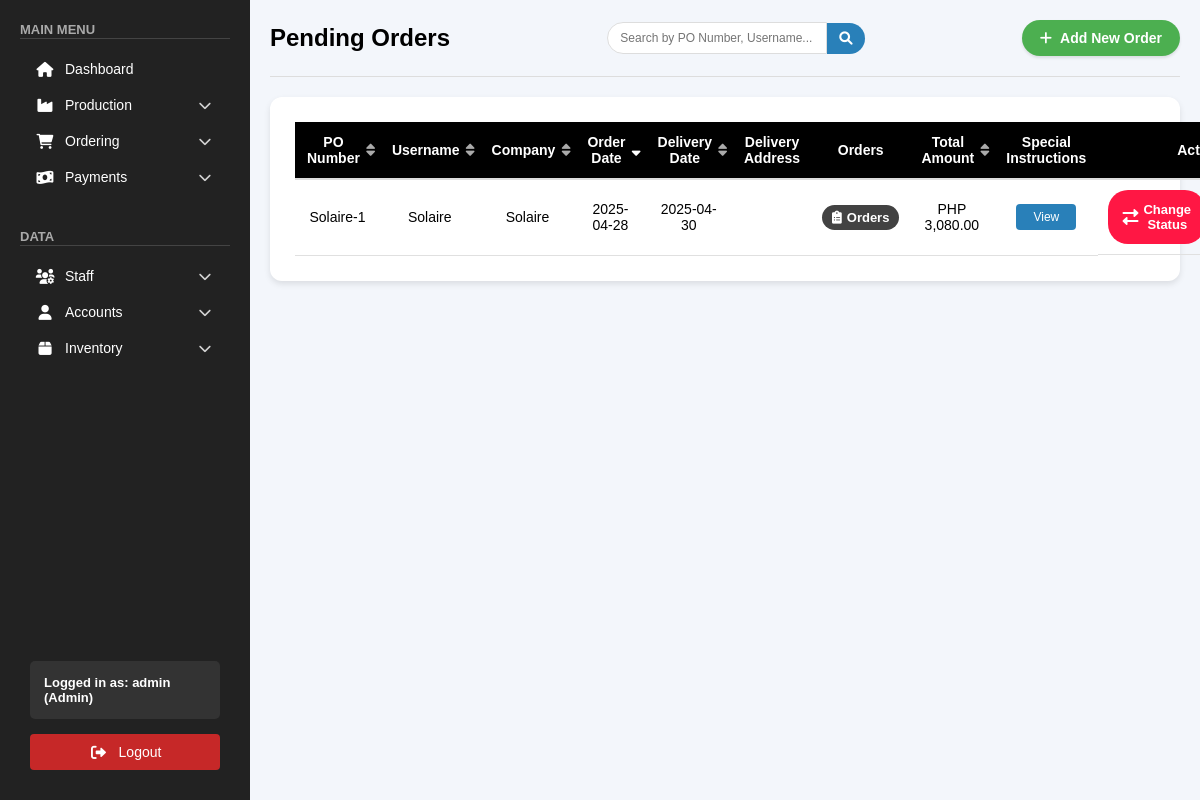
The app's page /public/pages/pending_orders.php (signed in), older data.
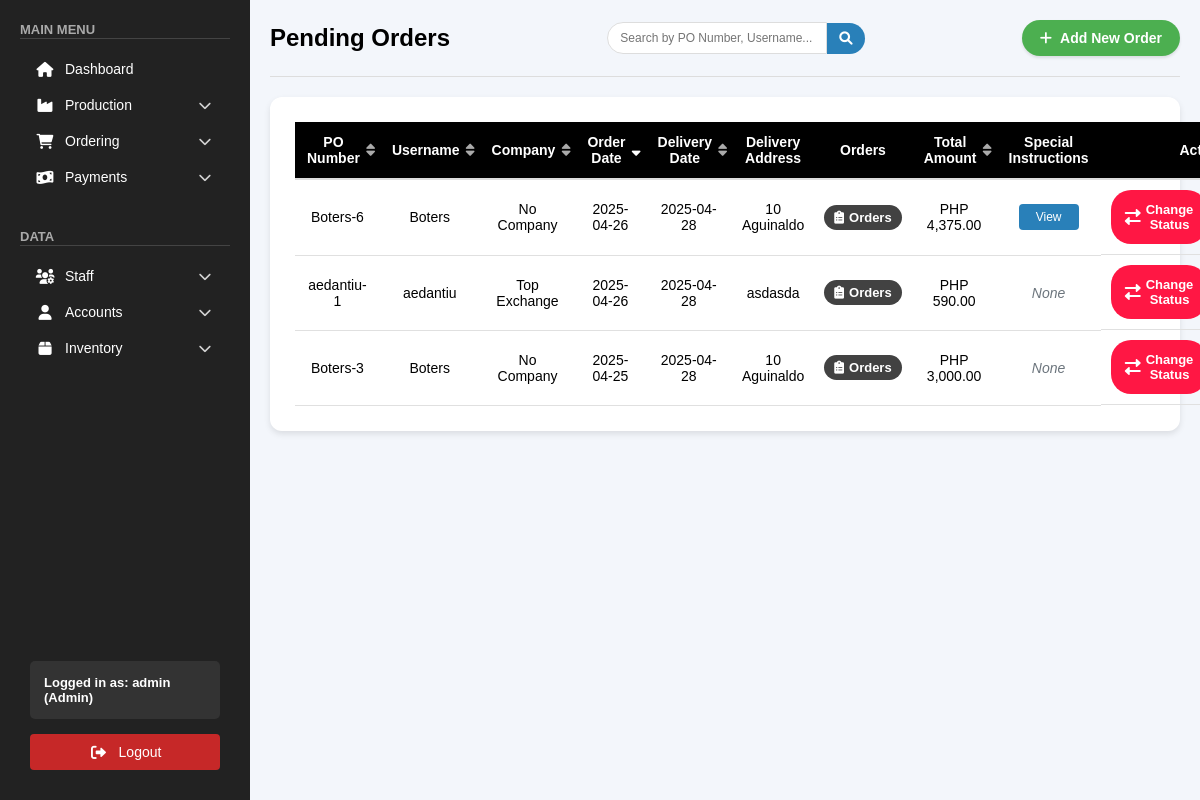
The same page, newer data.
### tables this page shows
CREATE TABLE `orders` (
  `id` int(11) NOT NULL,
  `po_number` varchar(255) NOT NULL,
  `username` varchar(255) NOT NULL,
  `company` varchar(255) DEFAULT NULL,
  `order_date` date NOT NULL,
  `delivery_date` date NOT NULL,
  `delivery_address` varchar(255) DEFAULT NULL,
  `orders` longtext DEFAULT NULL CHECK (json_valid(`orders`)),
  `total_amount` decimal(10,2) NOT NULL,
  `status` enum('Pending','Active','For Delivery','In Transit','Rejected','Completed') NOT NULL DEFAULT 'Pending',
  `driver_assigned` tinyint(1) NOT NULL DEFAULT 0 COMMENT 'Flag to track if a driver has been assigned to this order',
  `contact_number` varchar(20) DEFAULT NULL,
  `special_instructions` text DEFAULT NULL,
  `subtotal` decimal(10,2) DEFAULT 0.00,
  `progress` int(11) DEFAULT 0,
  `completed_items` longtext DEFAULT NULL,
  `item_progress_data` longtext DEFAULT NULL,
  `quantity_progress_data` longtext DEFAULT NULL,
  `item_progress_percentages` longtext DEFAULT NULL
);

### public/pages/pending_orders.php (the view, shortened to what the rows shown need)
<?php
include "../../backend/db_connection.php";
$sort_column = isset($_GET['sort']) ? $_GET['sort'] : 'order_date';
$sort_direction = isset($_GET['direction']) ? $_GET['direction'] : 'DESC';
$orders = [];
$sql = "SELECT o.po_number, o.username, o.order_date, o.delivery_date, o.delivery_address, o.orders, o.total_amount, o.status,
        o.special_instructions, COALESCE(o.company, c.company) as company
        FROM orders o
        LEFT JOIN clients_accounts c ON o.username = c.username
        WHERE o.status = 'Pending'";
if ($sort_column === 'company') {
    $sql .= " ORDER BY company {$sort_direction}, o.po_number DESC";
} else if ($sort_column === 'order_date' || $sort_column === 'delivery_date') {
    $sql .= " ORDER BY o.{$sort_column} {$sort_direction}, o.po_number DESC";
} else {
    $sql .= " ORDER BY o.{$sort_column} {$sort_direction}, o.order_date DESC, o.po_number DESC";
}
$stmt = $conn->prepare($sql);
$stmt->execute();
$result = $stmt->get_result();
if ($result && $result->num_rows > 0) {
    while ($row = $result->fetch_assoc()) {
        $orders[] = $row;
    }
}
function getSortUrl($column, $currentColumn, $currentDirection) {
    $newDirection = ($column === $currentColumn && $currentDirection === 'ASC') ? 'DESC' : 'ASC';
    return "?sort=" . urlencode($column) . "&direction=" . urlencode($newDirection);
}
function getSortIcon($column, $currentColumn, $currentDirection) {
    if ($column !== $currentColumn) {
        return '<i class="fas fa-sort"></i>';
    } else if ($currentDirection === 'ASC') {
        return '<i class="fas fa-sort-up"></i>';
    } else {
        return '<i class="fas fa-sort-down"></i>';
    }
}
?>
<!DOCTYPE html>
<html lang="en">
<head>
    <link rel="stylesheet" href="/css/orders.css">
    <link rel="stylesheet" href="/css/sidebar.css">
    <link rel="stylesheet" href="/css/toast.css">
    <link rel="stylesheet" href="https://cdnjs.cloudflare.com/ajax/libs/font-awesome/6.0.0/css/all.min.css">
    <link rel="stylesheet" href="https://code.jquery.com/ui/1.12.1/themes/base/jquery-ui.css">
</head>
<body>
    <div class="main-content">
        <div class="orders-header">
            <h1>Pending Orders</h1>
        </div>
        <div class="orders-table-container">
            <table class="orders-table">
                <thead>
                    <tr>
                        <th class="sortable">
                            <a href="<?= getSortUrl('po_number', $sort_column, $sort_direction) ?>">
                                PO Number <?= getSortIcon('po_number', $sort_column, $sort_direction) ?>
                            </a>
                        </th>
                        <th class="sortable">
                            <a href="<?= getSortUrl('username', $sort_column, $sort_direction) ?>">
                                Username <?= getSortIcon('username', $sort_column, $sort_direction) ?>
                            </a>
                        </th>
                        <th class="sortable">
                            <a href="<?= getSortUrl('company', $sort_column, $sort_direction) ?>">
                                Company <?= getSortIcon('company', $sort_column, $sort_direction) ?>
                            </a>
                        </th>
                        <th class="sortable">
                            <a href="<?= getSortUrl('order_date', $sort_column, $sort_direction) ?>">
                                Order Date <?= getSortIcon('order_date', $sort_column, $sort_direction) ?>
                            </a>
                        </th>
                        <th class="sortable">
                            <a href="<?= getSortUrl('delivery_date', $sort_column, $sort_direction) ?>">
                                Delivery Date <?= getSortIcon('delivery_date', $sort_column, $sort_direction) ?>
                            </a>
                        </th>
                        <th>Delivery Address</th>
                        <th>Orders</th>
                        <th class="sortable">
                            <a href="<?= getSortUrl('total_amount', $sort_column, $sort_direction) ?>">
                                Total Amount <?= getSortIcon('total_amount', $sort_column, $sort_direction) ?>
                            </a>
                        </th>
                        <th>Special Instructions</th>
                        <th>Actions</th>
                    </tr>
                </thead>
                <tbody>
                    <?php if (count($orders) > 0): ?>
                        <?php foreach ($orders as $order): ?>
                            <tr>
                                <td><?= htmlspecialchars($order['po_number']) ?></td>
                                <td><?= htmlspecialchars($order['username']) ?></td>
                                <td><?= htmlspecialchars($order['company'] ?: 'No Company') ?></td>
                                <td><?= htmlspecialchars($order['order_date']) ?></td>
                                <td><?= htmlspecialchars($order['delivery_date']) ?></td>
                                <td><?= htmlspecialchars($order['delivery_address']) ?></td>
                                <td><button class="view-orders-btn" onclick="viewOrderDetails('<?= htmlspecialchars($order['orders']) ?>')">
                                <i class="fas fa-clipboard-list"></i>
                                Orders</button></td>
                                <td>PHP <?= htmlspecialchars(number_format($order['total_amount'], 2)) ?></td>
                                <td>
                                    <?php if (!empty($order['special_instructions'])): ?>
                                        <button class="instructions-btn" onclick="viewSpecialInstructions('<?= htmlspecialchars(addslashes($order['po_number'])) ?>', '<?= htmlspecialchars(addslashes($order['special_instructions'])) ?>')">
                                            View
                                        </button>
                                    <?php else: ?>
                                        <span class="no-instructions">None</span>
                                    <?php endif; ?>
                                </td>
                                <td class="action-buttons">
                                <button class="status-btn" onclick="openStatusModal('<?= htmlspecialchars($order['po_number']) ?>', '<?= htmlspecialchars($order['username']) ?>', '<?= htmlspecialchars(addslashes($order['orders'])) ?>')">
                                    <i class="fas fa-exchange-alt"></i> Change Status
                                </button>
                                </td>
                            </tr>
                        <?php endforeach; ?>
                    <?php else: ?>
                        <tr>
                            <td colspan="10" class="no-orders">No pending orders found.</td>
                        </tr>
                    <?php endif; ?>
                </tbody>
            </table>
        </div>
    </div>
</body>
</html>

Row changes from the older to the newer data that the page shows:
removed orders: po_number "Solaire-1", username "Solaire", company "Solaire", order_date "2025-04-28", delivery_date "2025-04-30", total_amount "3,080.00"
added orders: po_number "Boters-6", username "Boters", company "No Company", order_date "2025-04-26", delivery_date "2025-04-28", delivery_address "10 Aguinaldo", total_amount "4,375.00"
added orders: po_number "aedantiu-1", username "aedantiu", company "Top Exchange", order_date "2025-04-26", delivery_date "2025-04-28", delivery_address "asdasda", total_amount "590.00", special_instructions "None"
added orders: po_number "Boters-3", username "Boters", company "No Company", order_date "2025-04-25", delivery_date "2025-04-28", delivery_address "10 Aguinaldo", total_amount "3,000.00", special_instructions "None"
